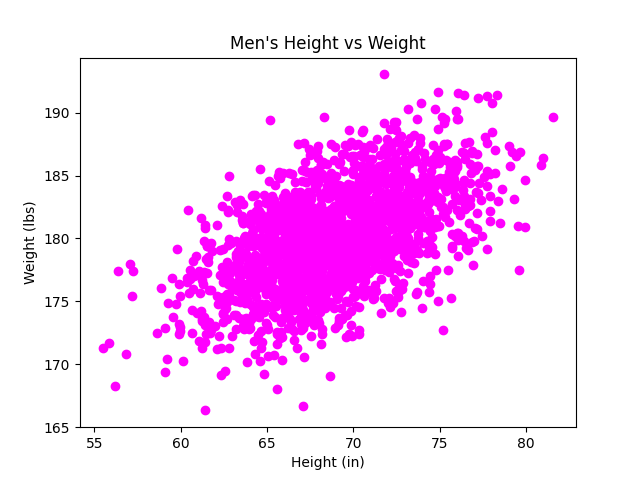

This chart was generated by the following Python code:
#!/usr/bin/env python3
"""Module that plots y as a scatter graph"""
import numpy as np
import matplotlib.pyplot as plt


def scatter():
    """use value of x to plot y as a scatter graph"""
    # meand of value on x-axis and y-axis
    mean = [69, 0]
    # 15 diagonal represents data points spread
    # while 8 off-diagonat represents relationship btw x & y
    # each array contain x, y values for each data point covariance
    # covariance tell both direction of spread and strength of relationship
    cov = [[15, 8], [8, 15]]
    # make random data points repeatable
    # each time same random data points will be generated
    np.random.seed(5)
    # generate 2000 random data points each point represents x, and y value
    x, y = np.random.multivariate_normal(mean, cov, 2000).T
    # shift y by 180 from 0
    y += 180
    plt.figure(figsize=(6.4, 4.8))

    # my code is here
    plt.xlabel("Height (in)")
    plt.ylabel("Weight (lbs)")
    plt.title("Men's Height vs Weight")
    plt.scatter(x, y, color="magenta")
    plt.show()
